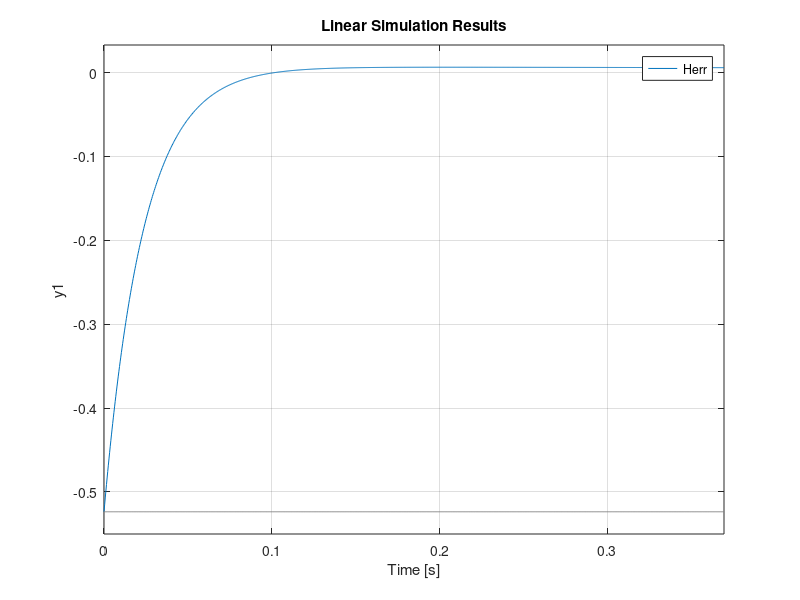

The MATLAB script that drew this image:
clear;
clc;

r = 5;                          % recieved signal voltage, |r(t)|, (V)
s = 5;                          % In-phase/Quadrature VCO voltage
H0 = 0.01;                      % In-phase/Qaudrature arm filter gain

Kp = 4.41;                      % Proportional gain
Ki = 2.55;                      % Integral gain
Ko = ((r*s)/2)^2*H0^2;              % Detector gain
Kv = 2*pi*100;                  % VCO gain (rad/V)

zeta = Kp/2*sqrt((Ko*Kv)/Ki);   % Dampening ratio
wn = sqrt(Ko*Kv*Ki);            % Natural frequency

num = [(2*zeta*wn) wn^2]        
den = [1 (2*zeta*wn) wn^2]      % Characteristic equation coefficients

H = tf(num,den)                 % Closed-loop transfer function
Herr = 1 - H                    % Error transfer function

Ts = 4/(zeta*wn)                    % Settling time
Lock_Range = (Ko*Kp*Kv)/2;          % Costas Loop lock range (rad)
Lock_Range_Hz = Lock_Range/(2*pi)   % COstas Loop lock range (Hz)

t = linspace(0,2*Ts,1e3);
u = -pi/6 * ones(1,1e3);
lsim(Herr,u,t);
%%
Tsam = 1/480e3;
wc = 2*pi*9600
a = H0*wc;

f = tf([Kp Ki],[1 0])
F = c2d(f,Tsam)

h = tf(a,[1 wc])
H = c2d(h,1/480e3)
 
% pzmap(h);
% pzmap(f);
% bodemag(h)
